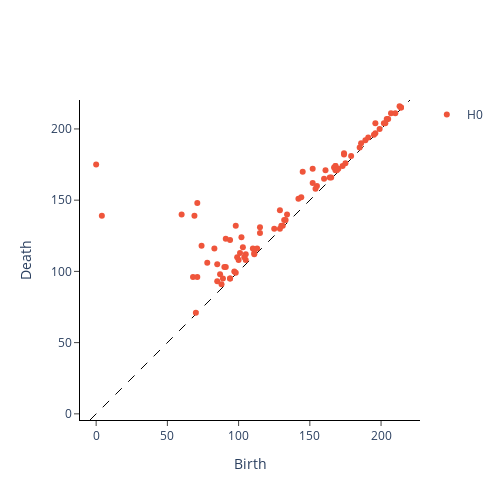
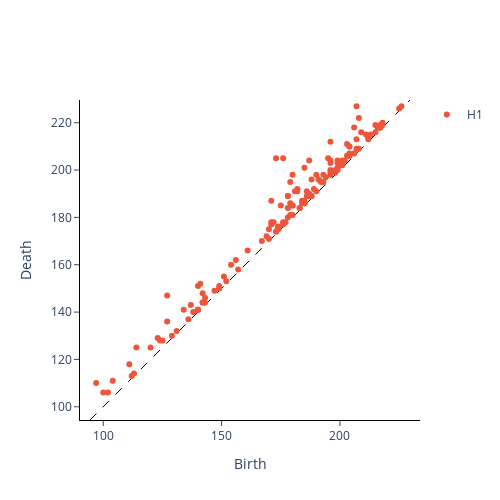
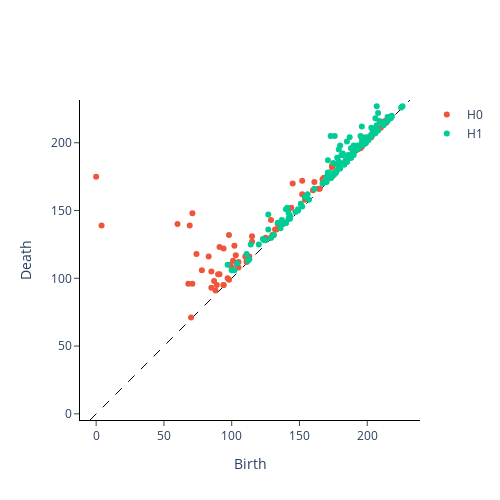
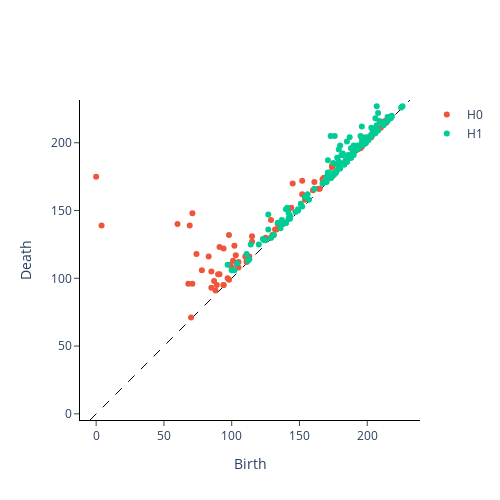

These figures' notebook cell, in order:
### Code cell
fig1 = plot_diagram(diagram0_train[0]) 
fig1.show()

fig2 = plot_diagram(diagram1_train[0])
fig2.show()

fig3 = plot_diagram(diagrams_train[0])
fig3.show()

fig4 = plot_diagram(diagram_sample[0])
fig4.show()

### Figure 1 — Plotly figure (JSON) as saved in the notebook; plotly's stock layout.template omitted (floating-point values rounded to 4 significant figures)
{"data": [{"hoverinfo": "none", "line": {"color": "black", "dash": "dash", "width": 1}, "mode": "lines", "showlegend": false, "type": "scatter", "x": [-4.32, 220.3], "y": [-4.32, 220.3]}, {"hoverinfo": "text", "hovertext": ["(0.0, 175.0)", "(4.0, 139.0)", "(60.0, 140.0)", "(71.0, 148.0)", "(69.0, 139.0)", "(74.0, 118.0)", "(98.0, 132.0)", "(83.0, 116.0)", "(91.0, 123.0)", "(68.0, 96.0)", "(78.0, 106.0)", "(94.0, 122.0)", "(71.0, 96.0)", "(145.0, 170.0)", "(102.0, 124.0)", "(152.0, 172.0)", "(85.0, 105.0)", "(115.0, 131.0)", "(129.0, 143.0)", "(103.0, 117.0)", "(90.0, 103.0)", "(101.0, 113.0)", "(91.0, 103.0)", "(115.0, 127.0)", "(87.0, 98.0)", "(99.0, 110.0)", "(152.0, 162.0)", "(161.0, 171.0)", "(174.0, 183.0)", "(142.0, 151.0)", "(85.0, 93.0)", "(144.0, 152.0)", "(100.0, 108.0)", "(196.0, 204.0)", "(174.0, 182.0)", "(105.0, 112.0)", "(134.0, 140.0)", "(104.0, 110.0)", "(168.0, 174.0), multiplicity: 2", "(167.0, 173.0)", "(168.0, 174.0), multiplicity: 2", "(110.0, 116.0)", "(89.0, 95.0)", "(160.0, 165.0)", "(155.0, 160.0)", "(125.0, 130.0)", "(207.0, 211.0)", "(154.0, 158.0)", "(186.0, 190.0)", "(132.0, 136.0)", "(204.0, 207.0)", "(213.0, 216.0)", "(133.0, 136.0)", "(88.0, 91.0)", "(105.0, 108.0)", "(189.0, 192.0)", "(97.0, 100.0)", "(168.0, 171.0)", "(191.0, 194.0)", "(113.0, 116.0)", "(185.0, 187.0)", "(111.0, 113.0)", "(179.0, 181.0)", "(205.0, 207.0)", "(170.0, 172.0)", "(169.0, 171.0)", "(164.0, 166.0)", "(202.0, 204.0)", "(130.0, 132.0)", "(131.0, 132.0)", "(210.0, 211.0)", "(203.0, 204.0)", "(199.0, 200.0)", "(165.0, 166.0)", "(129.0, 130.0)", "(214.0, 215.0), multiplicity: 2", "(98.0, 99.0)", "(196.0, 197.0)", "(214.0, 215.0), multiplicity: 2", "(195.0, 196.0)", "(173.0, 174.0)", "(94.0, 95.0), multiplicity: 2", "(94.0, 95.0), multiplicity: 2", "(175.0, 176.0)", "(111.0, 112.0)", "(70.0, 71.0)"], "mode": "markers", "name": "H0", "type": "scatter", "x": [0, 4, 60, 71, 69, 74, 98, 83, 91, 68, 78, 94, 71, 145, 102, 152, 85, 115, 129, 103, 90, 101, 91, 115, 87, 99, 152, 161, 174, 142, 85, 144, 100, 196, 174, 105, 134, 104, 168, 167, 168, 110, 89, 160, 155, 125, 207, 154, 186, 132, 204, 213, 133, 88, 105, 189, 97, 168, 191, 113, 185, 111, 179, 205, 170, 169, 164, 202, 130, 131, 210, 203, 199, 165, 129, 214, 98, 196, 214, 195, 173, 94, 94, 175, 111, 70], "y": [175, 139, 140, 148, 139, 118, 132, 116, 123, 96, 106, 122, 96, 170, 124, 172, 105, 131, 143, 117, 103, 113, 103, 127, 98, 110, 162, 171, 183, 151, 93, 152, 108, 204, 182, 112, 140, 110, 174, 173, 174, 116, 95, 165, 160, 130, 211, 158, 190, 136, 207, 216, 136, 91, 108, 192, 100, 171, 194, 116, 187, 113, 181, 207, 172, 171, 166, 204, 132, 132, 211, 204, 200, 166, 130, 215, 99, 197, 215, 196, 174, 95, 95, 176, 112, 71]}], "layout": {"height": 500, "plot_bgcolor": "white", "width": 500, "xaxis": {"autorange": false, "domain": [0, 1], "exponentformat": "e", "linecolor": "black", "linewidth": 1, "mirror": false, "range": [-10.99, 227.0], "showexponent": "all", "showline": true, "side": "bottom", "ticks": "outside", "title": {"text": "Birth"}, "type": "linear", "zeroline": true}, "yaxis": {"autorange": false, "domain": [0, 1], "exponentformat": "e", "linecolor": "black", "linewidth": 1, "mirror": false, "range": [-4.32, 220.3], "scaleanchor": "x", "scaleratio": 1, "showexponent": "all", "showline": true, "side": "left", "ticks": "outside", "title": {"text": "Death"}, "type": "linear", "zeroline": true}}}

### Figure 2 — Plotly figure (JSON) as saved in the notebook; plotly's stock layout.template omitted (floating-point values rounded to 4 significant figures; data arrays with more than 128 entries replaced by an {"elided": "..."} marker saying what was removed)
{"data": [{"hoverinfo": "none", "line": {"color": "black", "dash": "dash", "width": 1}, "mode": "lines", "showlegend": false, "type": "scatter", "x": [94.4, 229.6], "y": [94.4, 229.6]}, {"hoverinfo": "text", "hovertext": {"elided": "149 str values"}, "mode": "markers", "name": "H1", "type": "scatter", "x": {"elided": "149 int values"}, "y": {"elided": "149 int values"}}], "layout": {"height": 500, "plot_bgcolor": "white", "width": 500, "xaxis": {"autorange": false, "domain": [0, 1], "exponentformat": "e", "linecolor": "black", "linewidth": 1, "mirror": false, "range": [90.39, 233.6], "showexponent": "all", "showline": true, "side": "bottom", "ticks": "outside", "title": {"text": "Birth"}, "type": "linear", "zeroline": true}, "yaxis": {"autorange": false, "domain": [0, 1], "exponentformat": "e", "linecolor": "black", "linewidth": 1, "mirror": false, "range": [94.4, 229.6], "scaleanchor": "x", "scaleratio": 1, "showexponent": "all", "showline": true, "side": "left", "ticks": "outside", "title": {"text": "Death"}, "type": "linear", "zeroline": true}}}

### Figure 3 — Plotly figure (JSON) as saved in the notebook; plotly's stock layout.template omitted (floating-point values rounded to 4 significant figures; data arrays with more than 128 entries replaced by an {"elided": "..."} marker saying what was removed)
{"data": [{"hoverinfo": "none", "line": {"color": "black", "dash": "dash", "width": 1}, "mode": "lines", "showlegend": false, "type": "scatter", "x": [-4.54, 231.5], "y": [-4.54, 231.5]}, {"hoverinfo": "text", "hovertext": ["(0.0, 175.0)", "(4.0, 139.0)", "(60.0, 140.0)", "(71.0, 148.0)", "(69.0, 139.0)", "(74.0, 118.0)", "(98.0, 132.0)", "(83.0, 116.0)", "(91.0, 123.0)", "(68.0, 96.0)", "(78.0, 106.0)", "(94.0, 122.0)", "(71.0, 96.0)", "(145.0, 170.0)", "(102.0, 124.0)", "(152.0, 172.0)", "(85.0, 105.0)", "(115.0, 131.0)", "(129.0, 143.0)", "(103.0, 117.0)", "(90.0, 103.0)", "(101.0, 113.0)", "(91.0, 103.0)", "(115.0, 127.0)", "(87.0, 98.0)", "(99.0, 110.0)", "(152.0, 162.0)", "(161.0, 171.0)", "(174.0, 183.0)", "(142.0, 151.0)", "(85.0, 93.0)", "(144.0, 152.0)", "(100.0, 108.0)", "(196.0, 204.0)", "(174.0, 182.0)", "(105.0, 112.0)", "(134.0, 140.0)", "(104.0, 110.0)", "(168.0, 174.0), multiplicity: 2", "(167.0, 173.0)", "(168.0, 174.0), multiplicity: 2", "(110.0, 116.0)", "(89.0, 95.0)", "(160.0, 165.0)", "(155.0, 160.0)", "(125.0, 130.0)", "(207.0, 211.0)", "(154.0, 158.0)", "(186.0, 190.0)", "(132.0, 136.0)", "(204.0, 207.0)", "(213.0, 216.0)", "(133.0, 136.0)", "(88.0, 91.0)", "(105.0, 108.0)", "(189.0, 192.0)", "(97.0, 100.0)", "(168.0, 171.0)", "(191.0, 194.0)", "(113.0, 116.0)", "(185.0, 187.0)", "(111.0, 113.0)", "(179.0, 181.0)", "(205.0, 207.0)", "(170.0, 172.0)", "(169.0, 171.0)", "(164.0, 166.0)", "(202.0, 204.0)", "(130.0, 132.0)", "(131.0, 132.0)", "(210.0, 211.0)", "(203.0, 204.0)", "(199.0, 200.0)", "(165.0, 166.0)", "(129.0, 130.0)", "(214.0, 215.0), multiplicity: 2", "(98.0, 99.0)", "(196.0, 197.0)", "(214.0, 215.0), multiplicity: 2", "(195.0, 196.0)", "(173.0, 174.0)", "(94.0, 95.0), multiplicity: 2", "(94.0, 95.0), multiplicity: 2", "(175.0, 176.0)", "(111.0, 112.0)", "(70.0, 71.0)"], "mode": "markers", "name": "H0", "type": "scatter", "x": [0, 4, 60, 71, 69, 74, 98, 83, 91, 68, 78, 94, 71, 145, 102, 152, 85, 115, 129, 103, 90, 101, 91, 115, 87, 99, 152, 161, 174, 142, 85, 144, 100, 196, 174, 105, 134, 104, 168, 167, 168, 110, 89, 160, 155, 125, 207, 154, 186, 132, 204, 213, 133, 88, 105, 189, 97, 168, 191, 113, 185, 111, 179, 205, 170, 169, 164, 202, 130, 131, 210, 203, 199, 165, 129, 214, 98, 196, 214, 195, 173, 94, 94, 175, 111, 70], "y": [175, 139, 140, 148, 139, 118, 132, 116, 123, 96, 106, 122, 96, 170, 124, 172, 105, 131, 143, 117, 103, 113, 103, 127, 98, 110, 162, 171, 183, 151, 93, 152, 108, 204, 182, 112, 140, 110, 174, 173, 174, 116, 95, 165, 160, 130, 211, 158, 190, 136, 207, 216, 136, 91, 108, 192, 100, 171, 194, 116, 187, 113, 181, 207, 172, 171, 166, 204, 132, 132, 211, 204, 200, 166, 130, 215, 99, 197, 215, 196, 174, 95, 95, 176, 112, 71]}, {"hoverinfo": "text", "hovertext": {"elided": "149 str values"}, "mode": "markers", "name": "H1", "type": "scatter", "x": {"elided": "149 int values"}, "y": {"elided": "149 int values"}}], "layout": {"height": 500, "plot_bgcolor": "white", "width": 500, "xaxis": {"autorange": false, "domain": [0, 1], "exponentformat": "e", "linecolor": "black", "linewidth": 1, "mirror": false, "range": [-11.55, 238.5], "showexponent": "all", "showline": true, "side": "bottom", "ticks": "outside", "title": {"text": "Birth"}, "type": "linear", "zeroline": true}, "yaxis": {"autorange": false, "domain": [0, 1], "exponentformat": "e", "linecolor": "black", "linewidth": 1, "mirror": false, "range": [-4.54, 231.5], "scaleanchor": "x", "scaleratio": 1, "showexponent": "all", "showline": true, "side": "left", "ticks": "outside", "title": {"text": "Death"}, "type": "linear", "zeroline": true}}}

### Figure 4 — Plotly figure (JSON) as saved in the notebook; plotly's stock layout.template omitted (floating-point values rounded to 4 significant figures; data arrays with more than 128 entries replaced by an {"elided": "..."} marker saying what was removed)
{"data": [{"hoverinfo": "none", "line": {"color": "black", "dash": "dash", "width": 1}, "mode": "lines", "showlegend": false, "type": "scatter", "x": [-4.54, 231.5], "y": [-4.54, 231.5]}, {"hoverinfo": "text", "hovertext": ["(0.0, 175.0)", "(4.0, 139.0)", "(60.0, 140.0)", "(71.0, 148.0)", "(69.0, 139.0)", "(74.0, 118.0)", "(98.0, 132.0)", "(83.0, 116.0)", "(91.0, 123.0)", "(68.0, 96.0)", "(78.0, 106.0)", "(94.0, 122.0)", "(71.0, 96.0)", "(145.0, 170.0)", "(102.0, 124.0)", "(152.0, 172.0)", "(85.0, 105.0)", "(115.0, 131.0)", "(129.0, 143.0)", "(103.0, 117.0)", "(90.0, 103.0)", "(101.0, 113.0)", "(91.0, 103.0)", "(115.0, 127.0)", "(87.0, 98.0)", "(99.0, 110.0)", "(152.0, 162.0)", "(161.0, 171.0)", "(174.0, 183.0)", "(142.0, 151.0)", "(85.0, 93.0)", "(144.0, 152.0)", "(100.0, 108.0)", "(196.0, 204.0)", "(174.0, 182.0)", "(105.0, 112.0)", "(134.0, 140.0)", "(104.0, 110.0)", "(168.0, 174.0), multiplicity: 2", "(167.0, 173.0)", "(168.0, 174.0), multiplicity: 2", "(110.0, 116.0)", "(89.0, 95.0)", "(160.0, 165.0)", "(155.0, 160.0)", "(125.0, 130.0)", "(207.0, 211.0)", "(154.0, 158.0)", "(186.0, 190.0)", "(132.0, 136.0)", "(204.0, 207.0)", "(213.0, 216.0)", "(133.0, 136.0)", "(88.0, 91.0)", "(105.0, 108.0)", "(189.0, 192.0)", "(97.0, 100.0)", "(168.0, 171.0)", "(191.0, 194.0)", "(113.0, 116.0)", "(185.0, 187.0)", "(111.0, 113.0)", "(179.0, 181.0)", "(205.0, 207.0)", "(170.0, 172.0)", "(169.0, 171.0)", "(164.0, 166.0)", "(202.0, 204.0)", "(130.0, 132.0)", "(131.0, 132.0)", "(210.0, 211.0)", "(203.0, 204.0)", "(199.0, 200.0)", "(165.0, 166.0)", "(129.0, 130.0)", "(214.0, 215.0), multiplicity: 2", "(98.0, 99.0)", "(196.0, 197.0)", "(214.0, 215.0), multiplicity: 2", "(195.0, 196.0)", "(173.0, 174.0)", "(94.0, 95.0), multiplicity: 2", "(94.0, 95.0), multiplicity: 2", "(175.0, 176.0)", "(111.0, 112.0)", "(70.0, 71.0)"], "mode": "markers", "name": "H0", "type": "scatter", "x": [0, 4, 60, 71, 69, 74, 98, 83, 91, 68, 78, 94, 71, 145, 102, 152, 85, 115, 129, 103, 90, 101, 91, 115, 87, 99, 152, 161, 174, 142, 85, 144, 100, 196, 174, 105, 134, 104, 168, 167, 168, 110, 89, 160, 155, 125, 207, 154, 186, 132, 204, 213, 133, 88, 105, 189, 97, 168, 191, 113, 185, 111, 179, 205, 170, 169, 164, 202, 130, 131, 210, 203, 199, 165, 129, 214, 98, 196, 214, 195, 173, 94, 94, 175, 111, 70], "y": [175, 139, 140, 148, 139, 118, 132, 116, 123, 96, 106, 122, 96, 170, 124, 172, 105, 131, 143, 117, 103, 113, 103, 127, 98, 110, 162, 171, 183, 151, 93, 152, 108, 204, 182, 112, 140, 110, 174, 173, 174, 116, 95, 165, 160, 130, 211, 158, 190, 136, 207, 216, 136, 91, 108, 192, 100, 171, 194, 116, 187, 113, 181, 207, 172, 171, 166, 204, 132, 132, 211, 204, 200, 166, 130, 215, 99, 197, 215, 196, 174, 95, 95, 176, 112, 71]}, {"hoverinfo": "text", "hovertext": {"elided": "149 str values"}, "mode": "markers", "name": "H1", "type": "scatter", "x": {"elided": "149 int values"}, "y": {"elided": "149 int values"}}], "layout": {"height": 500, "plot_bgcolor": "white", "width": 500, "xaxis": {"autorange": false, "domain": [0, 1], "exponentformat": "e", "linecolor": "black", "linewidth": 1, "mirror": false, "range": [-11.55, 238.5], "showexponent": "all", "showline": true, "side": "bottom", "ticks": "outside", "title": {"text": "Birth"}, "type": "linear", "zeroline": true}, "yaxis": {"autorange": false, "domain": [0, 1], "exponentformat": "e", "linecolor": "black", "linewidth": 1, "mirror": false, "range": [-4.54, 231.5], "scaleanchor": "x", "scaleratio": 1, "showexponent": "all", "showline": true, "side": "left", "ticks": "outside", "title": {"text": "Death"}, "type": "linear", "zeroline": true}}}
